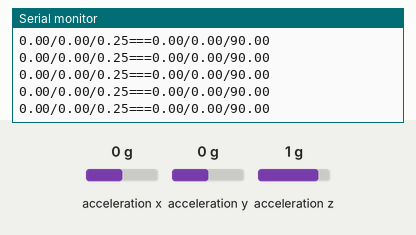
Simulated run of this sketch. Board: Arduino Uno, built with avr-gcc and run on an emulated ATmega328P. On the bench: the last lines printed to the serial monitor. Wiring (inferred from the names in the program): MPU-6050 motion sensor at I2C address 0x68. The inputs (shaded band) are chosen by the test bench; at power-on: acceleration x 0 g, acceleration z 1 g, acceleration y 0 g.

Above: at 1.2 s.
1.3 s: acceleration x set to -0.2 g
At 2.0 s:
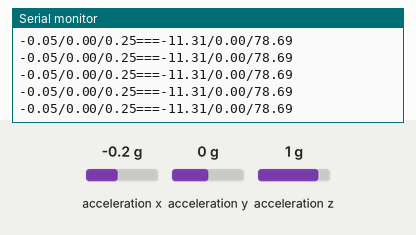
7.3 s: acceleration z set to 0 g
At 8.3 s:
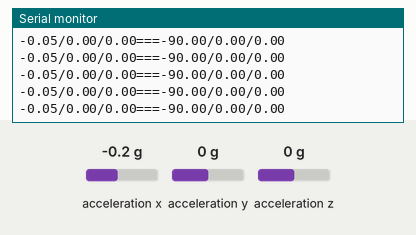
10.3 s: acceleration z set to -0.2 g
At 10.47 s:
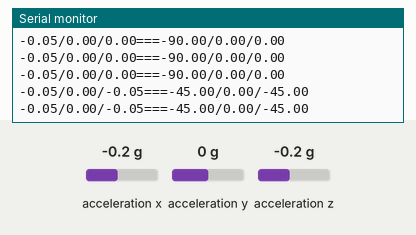
Timing chart, 0 to 13.3 s (numbered marks = the images above; inputs shaded):
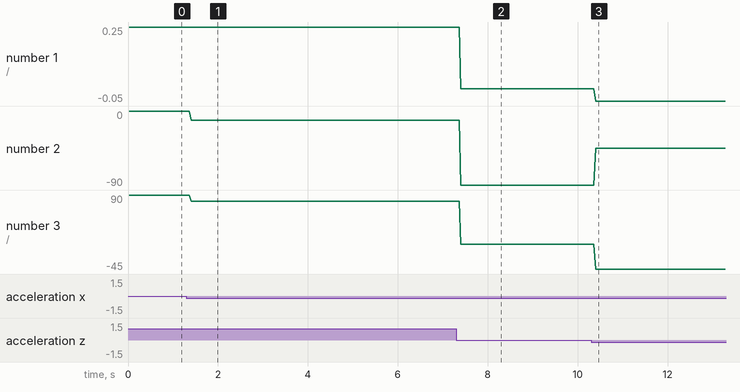

The sketch:

MPU6050-0501.ino
```cpp
/*
   Arduino and MPU6050 Accelerometer and Gyroscope Sensor Tutorial
*/
#include <Wire.h>
//for MPU6050
const int MPU = 0x68; // MPU6050 I2C address
float AccX, AccY, AccZ;
float GyroX, GyroY, GyroZ;
float accAngleX, accAngleY, accAngleZ, gyroAngleX, gyroAngleY, gyroAngleZ;

//for calculate movement
float tenX=1,tenY=0,tenZ=0;//tentacle position value
float X1=1,Y1=1,Z1=1;//human position for interaction
const float Pi = 3.14159;
float tenAngle, tenR;//for polar coordinates
float Angle1, R1;//for polar coordinates

void setup() {
  Serial.begin(9600);
  Wire.begin();                      // Initialize comunication
  Wire.beginTransmission(MPU);       // Start communication with MPU6050 // MPU=0x68
  Wire.write(0x6B);                  // Talk to the register 6B
  Wire.write(0x00);                  // Make reset - place a 0 into the 6B register
  Wire.endTransmission(true);        //end the transmission
  ///*
  // Configure Accelerometer Sensitivity - Full Scale Range (default +/- 2g)
  Wire.beginTransmission(MPU);
  Wire.write(0x1C);                  //Talk to the ACCEL_CONFIG register (1C hex)
  Wire.write(0x10);                  //Set the register bits as 00010000 (+/- 8g full scale range)
  Wire.endTransmission(true);
  // Configure Gyro Sensitivity - Full Scale Range (default +/- 250deg/s)
  Wire.beginTransmission(MPU);
  Wire.write(0x1B);                   // Talk to the GYRO_CONFIG register (1B hex)
  Wire.write(0x10);                   // Set the register bits as 00010000 (1000deg/s full scale)
  Wire.endTransmission(true);
  delay(20);
}
void loop() {
  // === Read acceleromter data === //
  Wire.beginTransmission(MPU);
  Wire.write(0x3B); // Start with register 0x3B (ACCEL_XOUT_H)
  Wire.endTransmission(false);
  Wire.requestFrom(MPU, 6, true); // Read 6 registers total, each axis value is stored in 2 registers
  //For a range of +-2g, we need to divide the raw values by 16384, according to the datasheet
  AccX = (Wire.read() << 8 | Wire.read()) / 16384.0; // X-axis value加速度
  AccY = (Wire.read() << 8 | Wire.read()) / 16384.0; // Y-axis value
  AccZ = (Wire.read() << 8 | Wire.read()) / 16384.0; // Z-axis value
  // Calculating Roll and Pitch from the accelerometer data
  accAngleX = (atan(AccX / sqrt(pow(AccY, 2) + pow(AccZ, 2))) * 180 / PI); // -AccErrorX ~(0.58) See the calculate_IMU_error()custom function for more details
  accAngleY = (atan(AccY / sqrt(pow(AccX, 2) + pow(AccZ, 2))) * 180 / PI); // -AccErrorY ~(-1.58)
  accAngleZ = (atan(AccZ / sqrt(pow(AccX, 2) + pow(AccY, 2))) * 180 / PI);

  // Print the values on the serial monitor
  Serial.print(AccX);//Projection of gravity on x axis
  Serial.print("/");
  Serial.print(AccY);
  Serial.print("/");
  Serial.print(AccZ);
  Serial.print("===");
  Serial.print(accAngleX);//Angle between the x axis and gravity_>0:upward;<0:downward
  Serial.print("/");
  Serial.print(accAngleY);
  Serial.print("/");
  Serial.println(accAngleZ);
}


//everything below move to another file
void CalculateMovement(){
//tentacle position: tenX,tenY,tenZ,tenAngle, tenR
//human position: X1,Y1,Z1,Angle1, R1
//Axis Angle: accAngleX, accAngleY, accAngleZ
//assume z axis points outward

//convert XYvalue to polar coordinates
  tenR=sqrt(sq(tenX)+sq(tenY));
  tenAngle=acos(tenY/tenR);
  if(tenX<0){
    tenAngle=2*Pi-tenAngle;
  }
  R1=sqrt(sq(X1)+sq(Y1));
  Angle1=acos(Y1/R1);
  if(X1<0){
    Angle1=2*Pi-Angle1;
  }

//left right movement
  if(tenAngle<Angle1){
    tenAngleIncrease();//tenAngle++
  }
  else{
    tenAngleDecrease();//tenAngle--
  }

//Up down movement
  if(tenZ<Z1){
    tenZIncrease();
  }
  else{
    tenZDecrease();
  }

}

void tenAngleIncrease(){
  //tenAngle++
  if(abs(accAngleX)>abs(accAngleY)){
    if(accAngleX>0){
      MotorY2();//pull wire Y-
    }
    else{
      MotorY1();//pull wire Y+
    }
  }
  else{
    if(accAngleY>0){
      MotorX1();//pull wire X+
    }
    else{
      MotorX2();//pull wire X-
    }
  }
}
void tenAngleDecrease(){
  //tenAngle--
  if(abs(accAngleX)>abs(accAngleY)){
    if(accAngleX>0){
      MotorY1();//pull wire Y+
    }
    else{
      MotorY2();//pull wire Y-
    }
  }
  else{
    if(accAngleY>0){
      MotorX2();//pull wire X-
    }
    else{
      MotorX1();//pull wire X+
    }
  }
}
void tenZIncrease(){
  //tenZ++
  if(abs(accAngleX)>abs(accAngleY)){
    if(accAngleX>0){
      MotorX1();//pull wire X+
    }
    else{
      MotorX2();//pull wire X-
    }
  }
  else{
    if(accAngleY>0){
      MotorY1();//pull wire Y+
    }
    else{
      MotorY2();//pull wire Y-
    }
  }
}
void tenZDecrease(){
  //tenZ--
  if(abs(accAngleX)>abs(accAngleY)){
    if(accAngleX>0){
      MotorX2();//pull wire X-
    }
    else{
      MotorX1();//pull wire X+
    }
  }
  else{
    if(accAngleY>0){
      MotorY2();//pull wire Y-
    }
    else{
      MotorY1();//pull wire Y+
    }
  }
}

void MotorX1(){
  //pull wire X+ for a certain amount
  Serial.println("X+");
}
void MotorX2(){
  //pull wire X- for a certain amount
  Serial.println("X-");
}
void MotorY1(){
  //pull wire Y+ for a certain amount
  Serial.println("Y+");
}
void MotorY2(){
  //pull wire Y- for a certain amount
  Serial.println("Y-");
}
```

Measured:
- after the input at 1.3 s, the serial monitor: prints a new line after 0.10 s (image 1)
- after the input at 7.3 s, the serial monitor: prints a new line after 0.10 s (image 2)
- after the input at 10.3 s, the serial monitor: prints a new line after 0.10 s (image 3)
- plotted number 2: 0 → -11.31 after the input at 1.3 s, -11.31 → -90 after the input at 7.3 s, -90 → -45 after the input at 10.3 s
- plotted number 3: 90 → 78.69 after the input at 1.3 s, 0 → -45 after the input at 10.3 s
